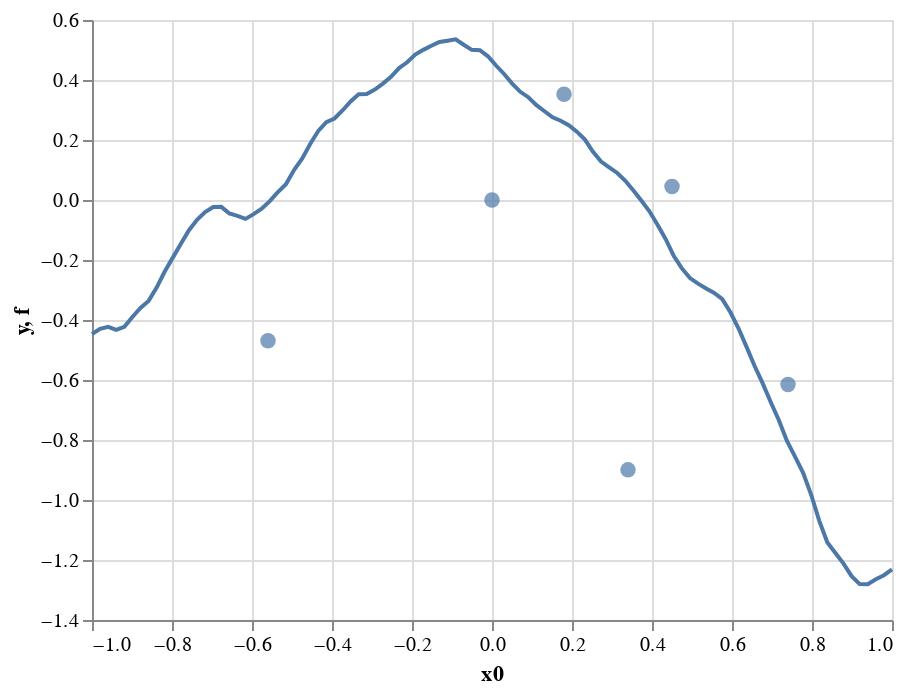

The notebook cell saved with this chart:
### Markdown cell above
If you have finished evaluating the function at different points and you are confident where the maximum is, you can make a guess before executing the cells below.

Now show the function as a line and the noisy data we received as evaluations of it:

### Code cell
f1 = blackbox1.sample_f(100)
chart1f = (
    alt.Chart(f1)
    .mark_line()
    .encode(x='x0', y='f'))
chart1y = blackbox1.plot_xy()
chart1 = alt.layer(chart1y, chart1f)
chart1

### Figure 1 — Vega-Lite specification as saved in the notebook (floating-point values rounded to 4 significant figures)
{"config": {"view": {"continuousWidth": 400, "continuousHeight": 300}}, "layer": [{"data": {"name": "data-7114b8ed47f13059ec214613b1f4cdc8"}, "mark": {"type": "circle", "size": 60}, "encoding": {"x": {"type": "quantitative", "field": "x0", "scale": {"domain": [-1, 1]}}, "y": {"type": "quantitative", "field": "y"}}}, {"data": {"name": "data-398444fe27389f66e506ef267cc25373"}, "mark": "line", "encoding": {"x": {"type": "quantitative", "field": "x0"}, "y": {"type": "quantitative", "field": "f"}}}], "$schema": "https://vega.github.io/schema/vega-lite/v4.8.1.json", "datasets": {"data-7114b8ed47f13059ec214613b1f4cdc8": [{"x0": 0.0, "y": 0.0}, {"x0": 0.74, "y": -0.6152}, {"x0": -0.56, "y": -0.4691}, {"x0": 0.45, "y": 0.045}, {"x0": 0.18, "y": 0.3522}, {"x0": 0.34, "y": -0.8996}], "data-398444fe27389f66e506ef267cc25373": [{"x0": -1.0, "f": -0.4467}, {"x0": -0.9798, "f": -0.4296}, {"x0": -0.9596, "f": -0.4226}, {"x0": -0.9394, "f": -0.4328}, {"x0": -0.9192, "f": -0.4227}, {"x0": -0.899, "f": -0.39}, {"x0": -0.8788, "f": -0.3598}, {"x0": -0.8586, "f": -0.3363}, {"x0": -0.8384, "f": -0.2918}, {"x0": -0.8182, "f": -0.2384}, {"x0": -0.798, "f": -0.1921}, {"x0": -0.7778, "f": -0.1459}, {"x0": -0.7576, "f": -0.1006}, {"x0": -0.7374, "f": -0.06582}, {"x0": -0.7172, "f": -0.04037}, {"x0": -0.697, "f": -0.0236}, {"x0": -0.6768, "f": -0.0228}, {"x0": -0.6566, "f": -0.04506}, {"x0": -0.6364, "f": -0.05283}, {"x0": -0.6162, "f": -0.06295}, {"x0": -0.596, "f": -0.04712}, {"x0": -0.5758, "f": -0.02928}, {"x0": -0.5556, "f": -0.003715}, {"x0": -0.5354, "f": 0.02623}, {"x0": -0.5152, "f": 0.05285}, {"x0": -0.4949, "f": 0.09977}, {"x0": -0.4747, "f": 0.1376}, {"x0": -0.4545, "f": 0.1869}, {"x0": -0.4343, "f": 0.2305}, {"x0": -0.4141, "f": 0.2593}, {"x0": -0.3939, "f": 0.2717}, {"x0": -0.3737, "f": 0.2984}, {"x0": -0.3535, "f": 0.3286}, {"x0": -0.3333, "f": 0.3528}, {"x0": -0.3131, "f": 0.3532}, {"x0": -0.2929, "f": 0.3684}, {"x0": -0.2727, "f": 0.388}, {"x0": -0.2525, "f": 0.4107}, {"x0": -0.2323, "f": 0.4399}, {"x0": -0.2121, "f": 0.459}, {"x0": -0.1919, "f": 0.4846}, {"x0": -0.1717, "f": 0.5004}, {"x0": -0.1515, "f": 0.514}, {"x0": -0.1313, "f": 0.5266}, {"x0": -0.1111, "f": 0.5311}, {"x0": -0.09091, "f": 0.5354}, {"x0": -0.07071, "f": 0.5174}, {"x0": -0.05051, "f": 0.5005}, {"x0": -0.0303, "f": 0.4993}, {"x0": -0.0101, "f": 0.479}, {"x0": 0.0101, "f": 0.4483}, {"x0": 0.0303, "f": 0.4201}, {"x0": 0.05051, "f": 0.3882}, {"x0": 0.07071, "f": 0.3607}, {"x0": 0.09091, "f": 0.3426}, {"x0": 0.1111, "f": 0.316}, {"x0": 0.1313, "f": 0.2958}, {"x0": 0.1515, "f": 0.2756}, {"x0": 0.1717, "f": 0.2643}, {"x0": 0.1919, "f": 0.2491}, {"x0": 0.2121, "f": 0.2277}, {"x0": 0.2323, "f": 0.2012}, {"x0": 0.2525, "f": 0.1606}, {"x0": 0.2727, "f": 0.1279}, {"x0": 0.2929, "f": 0.1087}, {"x0": 0.3131, "f": 0.09013}, {"x0": 0.3333, "f": 0.06392}, {"x0": 0.3535, "f": 0.03161}, {"x0": 0.3737, "f": -0.0028}, {"x0": 0.3939, "f": -0.03837}, {"x0": 0.4141, "f": -0.08328}, {"x0": 0.4343, "f": -0.1307}, {"x0": 0.4545, "f": -0.1867}, {"x0": 0.4747, "f": -0.2281}, {"x0": 0.4949, "f": -0.2603}, {"x0": 0.5152, "f": -0.2789}, {"x0": 0.5354, "f": -0.2951}, {"x0": 0.5556, "f": -0.3098}, {"x0": 0.5758, "f": -0.3308}, {"x0": 0.596, "f": -0.3743}, {"x0": 0.6162, "f": -0.4276}, {"x0": 0.6364, "f": -0.4894}, {"x0": 0.6566, "f": -0.5535}, {"x0": 0.6768, "f": -0.6111}, {"x0": 0.697, "f": -0.6741}, {"x0": 0.7172, "f": -0.7343}, {"x0": 0.7374, "f": -0.8031}, {"x0": 0.7576, "f": -0.8555}, {"x0": 0.7778, "f": -0.9094}, {"x0": 0.798, "f": -0.9826}, {"x0": 0.8182, "f": -1.07}, {"x0": 0.8384, "f": -1.142}, {"x0": 0.8586, "f": -1.177}, {"x0": 0.8788, "f": -1.212}, {"x0": 0.899, "f": -1.254}, {"x0": 0.9192, "f": -1.28}, {"x0": 0.9394, "f": -1.28}, {"x0": 0.9596, "f": -1.264}, {"x0": 0.9798, "f": -1.251}, {"x0": 1.0, "f": -1.231}]}}
